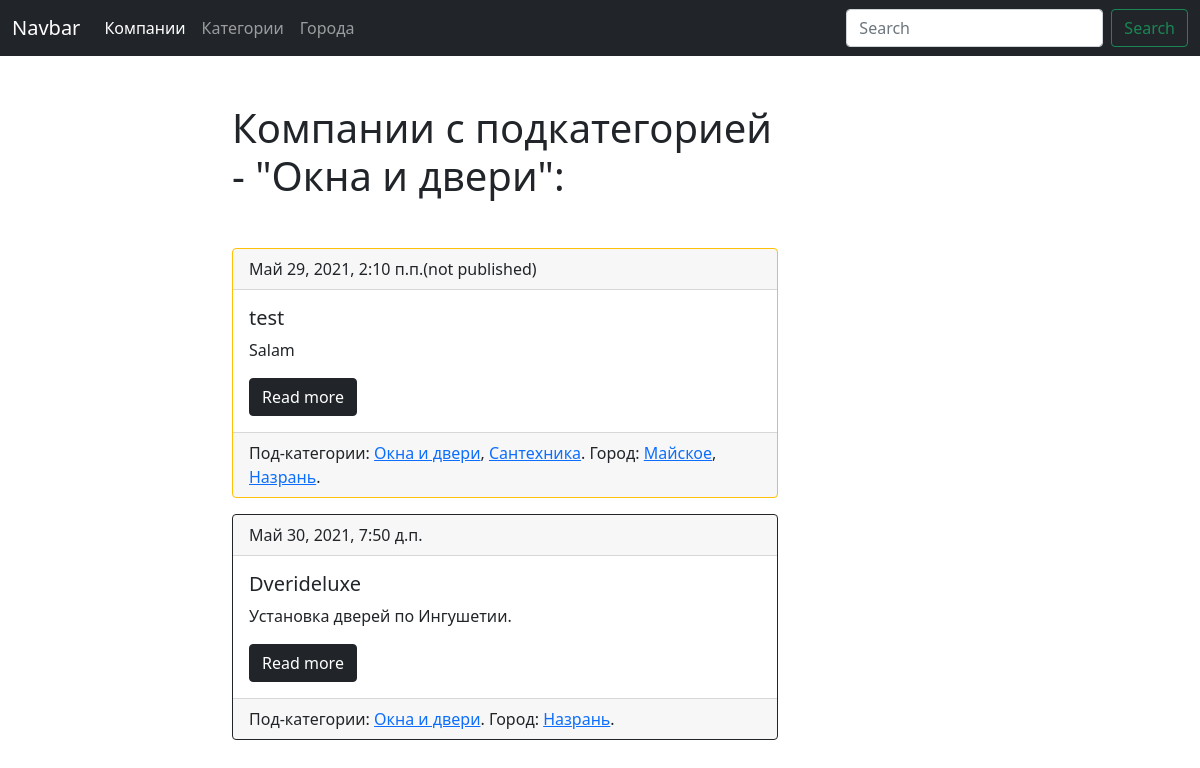
Screenshot of /blog/subcategory/33/ with the database file from the repository.
### blog/models.py (models this page shows, shortened)
class SubCategory(models.Model):
    title = models.CharField(max_length=50, unique=True, verbose_name='Название подкатегории')
    category = models.ForeignKey(Category, on_delete=models.PROTECT, null=True, verbose_name='Категория',
                                 related_name='subcategories')
    class Meta:
        verbose_name = 'Под-категории'
        verbose_name_plural = 'Под-категории'
    def get_absolute_url(self):
        return reverse('subcategory_detail_url', kwargs={'pk': self.pk})

class Company(models.Model):
    title = models.CharField(max_length=150, db_index=True, verbose_name='Название')
    body = models.TextField(blank=True, db_index=True, verbose_name='Описание')
    date_pub = models.DateTimeField(auto_now_add=True, verbose_name='Дата публикации')
    date_update = models.DateTimeField(auto_now=True, verbose_name='Дата изменения')
    city = models.ManyToManyField('City', related_name='companies', blank=True)
    subcategory = models.ManyToManyField('SubCategory', related_name='companies')
    is_published = models.BooleanField(default=False)
    class Meta:
        verbose_name = 'Компания'
        verbose_name_plural = 'Компании'
        ordering = ['is_published']
    def get_absolute_url(self):
        return reverse('company_detail_url', kwargs={'pk': self.pk})

class City(models.Model):
    title = models.CharField(max_length=50, unique=True, verbose_name='Город',)
    class Meta:
        verbose_name = 'Город'
        verbose_name_plural = 'Города'
        ordering = ['title']
    def get_absolute_url(self):
        return reverse('city_detail_url', kwargs={'pk': self.pk})

### blog/views.py (the view)
# urls.py: path('subcategory/<int:pk>/', SubcategoryDetail.as_view(), name='subcategory_detail_url'),
class SubcategoryDetail(ObjectDetailMixin, View):
    model = SubCategory
    template = 'blog/subcategory_detail.html'

### blog/utils.py (called while the page is built)
    def get(self, request, pk):
        obj = get_object_or_404(self.model, pk=pk)
        return render(request, self.template, context={self.model.__name__.lower(): obj, 'admin_object': obj, 'detail': True})

### blog/templates/blog/subcategory_detail.html (shortened to what this page needs)
{% extends 'blog/base_blog.html' %}
{% block content %}
    <h1 class="mb-5">Компании с подкатегорией - "{{ subcategory.title }}":</h1>
        {% for company in subcategory.companies.all %}
            {% include 'blog/includes/company_card_template.html' %}
        {% endfor %}
{% endblock %}

### blog/templates/blog/includes/company_card_template.html
{% if company.is_published %}
    {% with published='card border-dark mb-3' %}
        <div class="{{ published }}" >
    {% endwith %}
{% else %}
    {% with published='card border-warning mb-3' %}
        <div class="{{ published }}" >
    {% endwith %}
{% endif %}
    {% if company.is_published %}
        <div class="card-header">{{ company.date_pub }}</div>
    {% else %}
        <div class="card-header">{{ company.date_pub }}(not published) </div>
    {% endif %}
  <div class="card-body">
    <h5 class="card-title">{{ company.title }}</h5>
    <p class="card-text">{{ company.body|truncatechars:50}}</p>
      <a href="{{company.get_absolute_url}}" class="btn btn-dark">Read more</a>
  </div>
    <div class="card-footer">
        Под-категории:
        {% for subcategory in company.subcategory.all %}
        {% if forloop.last %}
            <a href="{{subcategory.get_absolute_url}}">{{ subcategory.title }}</a>.
        {% else %}
            <a href="{{subcategory.get_absolute_url}}">{{ subcategory.title }}</a>,
        {% endif %}
        {% endfor %}
        Город:
        {% for city in company.city.all %}
        {% if forloop.last %}
            <a href="{{city.get_absolute_url}}">{{ city.title }}</a>.
        {% else %}
            <a href="{{city.get_absolute_url}}">{{ city.title }}</a>,
        {% endif %}
        {% endfor %}
    </div>
</div>

### rows the page displays
SubCategory: title "Окна и двери"
Company: date_pub "Май 29, 2021, 2:10 п.п.", title "test", body "Salam"
SubCategory: title "Сантехника"
City: title "Майское"
City: title "Назрань"
Company: date_pub "Май 30, 2021, 7:50 д.п.", title "Dverideluxe", body "Установка дверей по Ингушетии."
